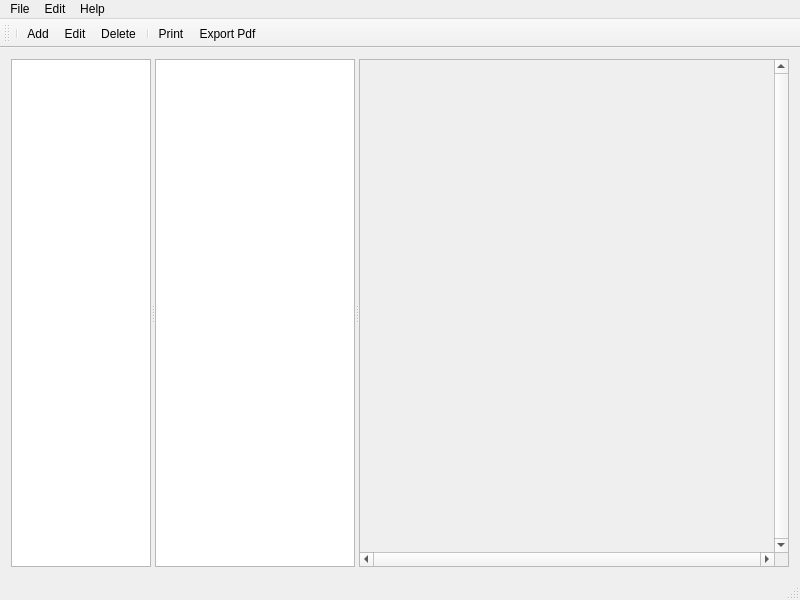
<?xml version="1.0" encoding="UTF-8"?>
<ui version="4.0">
    <class>MainWindow</class>
    <widget class="QMainWindow" name="MainWindow">
        <property name="windowModality">
            <enum>Qt::NonModal</enum>
        </property>
        <property name="geometry">
            <rect>
                <x>0</x>
                <y>0</y>
                <width>800</width>
                <height>600</height>
            </rect>
        </property>
        <property name="sizePolicy">
            <sizepolicy hsizetype="Preferred" vsizetype="Preferred">
                <horstretch>0</horstretch>
                <verstretch>0</verstretch>
            </sizepolicy>
        </property>
        <property name="minimumSize">
            <size>
                <width>500</width>
                <height>250</height>
            </size>
        </property>
        <property name="baseSize">
            <size>
                <width>500</width>
                <height>250</height>
            </size>
        </property>
        <property name="windowTitle">
            <string>JMBDE Version 0.2.0 (c) Jürgen Mülbert</string>
        </property>
        <widget class="QWidget" name="centralWidget">
            <property name="sizePolicy">
                <sizepolicy hsizetype="Preferred" vsizetype="Preferred">
                    <horstretch>2</horstretch>
                    <verstretch>0</verstretch>
                </sizepolicy>
            </property>
            <property name="minimumSize">
                <size>
                    <width>300</width>
                    <height>0</height>
                </size>
            </property>
            <layout class="QVBoxLayout" name="verticalLayout">
                <item>
                    <widget class="QSplitter" name="splitter">
                        <property name="orientation">
                            <enum>Qt::Horizontal</enum>
                        </property>
                        <widget class="QTreeView" name="treeView">
                            <property name="sizePolicy">
                                <sizepolicy hsizetype="Minimum" vsizetype="Minimum">
                                    <horstretch>0</horstretch>
                                    <verstretch>0</verstretch>
                                </sizepolicy>
                            </property>
                            <property name="minimumSize">
                                <size>
                                    <width>140</width>
                                    <height>200</height>
                                </size>
                            </property>
                            <property name="maximumSize">
                                <size>
                                    <width>140</width>
                                    <height>16777215</height>
                                </size>
                            </property>
                            <property name="baseSize">
                                <size>
                                    <width>150</width>
                                    <height>0</height>
                                </size>
                            </property>
                            <property name="editTriggers">
                                <set>QAbstractItemView::NoEditTriggers</set>
                            </property>
                            <property name="showDropIndicator" stdset="0">
                                <bool>false</bool>
                            </property>
                            <property name="selectionBehavior">
                                <enum>QAbstractItemView::SelectItems</enum>
                            </property>
                            <attribute name="headerVisible">
                                <bool>false</bool>
                            </attribute>
                        </widget>
                        <widget class="QListView" name="listView">
                            <property name="sizePolicy">
                                <sizepolicy hsizetype="Minimum" vsizetype="Expanding">
                                    <horstretch>0</horstretch>
                                    <verstretch>0</verstretch>
                                </sizepolicy>
                            </property>
                            <property name="minimumSize">
                                <size>
                                    <width>200</width>
                                    <height>0</height>
                                </size>
                            </property>
                            <property name="maximumSize">
                                <size>
                                    <width>200</width>
                                    <height>16777215</height>
                                </size>
                            </property>
                            <property name="editTriggers">
                                <set>QAbstractItemView::NoEditTriggers</set>
                            </property>
                            <property name="showDropIndicator" stdset="0">
                                <bool>false</bool>
                            </property>
                            <property name="defaultDropAction">
                                <enum>Qt::IgnoreAction</enum>
                            </property>
                        </widget>
                        <widget class="QScrollArea" name="scrollArea">
                            <property name="verticalScrollBarPolicy">
                                <enum>Qt::ScrollBarAlwaysOn</enum>
                            </property>
                            <property name="horizontalScrollBarPolicy">
                                <enum>Qt::ScrollBarAlwaysOn</enum>
                            </property>
                            <property name="widgetResizable">
                                <bool>true</bool>
                            </property>
                            <widget class="QWidget" name="scrollAreaWidgetContents">
                                <property name="geometry">
                                    <rect>
                                        <x>0</x>
                                        <y>0</y>
                                        <width>404</width>
                                        <height>465</height>
                                    </rect>
                                </property>
                            </widget>
                        </widget>
                    </widget>
                </item>
            </layout>
        </widget>
        <widget class="QMenuBar" name="menuBar">
            <property name="geometry">
                <rect>
                    <x>0</x>
                    <y>0</y>
                    <width>800</width>
                    <height>22</height>
                </rect>
            </property>
            <widget class="QMenu" name="menuFile">
                <property name="title">
                    <string>File</string>
                </property>
                <addaction name="actionNew"/>
                <addaction name="actionOpen"/>
                <addaction name="actionImport"/>
                <addaction name="actionExport"/>
                <addaction name="actionPrint"/>
                <addaction name="actionPrint_Preview"/>
                <addaction name="action_Export_Pdf"/>
                <addaction name="separator"/>
                <addaction name="actionQuit"/>
            </widget>
            <widget class="QMenu" name="menuEdit">
                <property name="title">
                    <string>Edit</string>
                </property>
                <addaction name="actionEditAdd"/>
                <addaction name="actionEditEdit"/>
                <addaction name="actionEditDelete"/>
                <addaction name="actionPreferences"/>
            </widget>
            <widget class="QMenu" name="menuHelp">
                <property name="title">
                    <string>Help</string>
                </property>
                <addaction name="actionAbout"/>
                <addaction name="actionHelp"/>
            </widget>
            <addaction name="menuFile"/>
            <addaction name="menuEdit"/>
            <addaction name="menuHelp"/>
        </widget>
        <widget class="QToolBar" name="mainToolBar">
            <attribute name="toolBarArea">
                <enum>TopToolBarArea</enum>
            </attribute>
            <attribute name="toolBarBreak">
                <bool>false</bool>
            </attribute>
            <addaction name="separator"/>
            <addaction name="actionEditAdd"/>
            <addaction name="actionEditEdit"/>
            <addaction name="actionEditDelete"/>
            <addaction name="separator"/>
            <addaction name="actionPrint"/>
            <addaction name="action_Export_Pdf"/>
        </widget>
        <widget class="QStatusBar" name="statusBar"/>
        <action name="actionPreferences">
            <property name="icon">
                <iconset>
                    <normaloff>:/icons/tango-icon/ApplicationPreferences.png</normaloff>:/icons/tango-icon/ApplicationPreferences.png</iconset>
            </property>
            <property name="text">
                <string>Preferences</string>
            </property>
        </action>
        <action name="actionAbout">
            <property name="text">
                <string>About</string>
            </property>
        </action>
        <action name="actionNew">
            <property name="enabled">
                <bool>true</bool>
            </property>
            <property name="icon">
                <iconset>
                    <normaloff>:/icons/tango-icon/22x22/document-new.png</normaloff>:/icons/tango-icon/22x22/document-new.png</iconset>
            </property>
            <property name="text">
                <string>New</string>
            </property>
            <property name="shortcut">
                <string>Ctrl+N</string>
            </property>
        </action>
        <action name="actionQuit">
            <property name="text">
                <string>Quit</string>
            </property>
        </action>
        <action name="actionOpen">
            <property name="enabled">
                <bool>true</bool>
            </property>
            <property name="icon">
                <iconset>
                    <normaloff>:/icons/tango-icon/22x22/document-open.png</normaloff>:/icons/tango-icon/22x22/document-open.png</iconset>
            </property>
            <property name="text">
                <string>Open...</string>
            </property>
            <property name="shortcut">
                <string>Ctrl+O</string>
            </property>
        </action>
        <action name="actionImport">
            <property name="enabled">
                <bool>false</bool>
            </property>
            <property name="text">
                <string>Import...</string>
            </property>
        </action>
        <action name="actionExport">
            <property name="enabled">
                <bool>false</bool>
            </property>
            <property name="text">
                <string>Export...</string>
            </property>
        </action>
        <action name="actionPrint">
            <property name="icon">
                <iconset>
                    <normaloff>:/icons/tango/32x32/document-print.png</normaloff>:/icons/tango/32x32/document-print.png</iconset>
            </property>
            <property name="text">
                <string>Print...</string>
            </property>
            <property name="shortcut">
                <string>Ctrl+P</string>
            </property>
        </action>
        <action name="actionPrint_Preview">
            <property name="icon">
                <iconset>
                    <normaloff>:/icons/tango-icon/32x32/document-print-preview.png</normaloff>:/icons/tango-icon/32x32/document-print-preview.png</iconset>
            </property>
            <property name="text">
                <string>Print Preview...</string>
            </property>
            <property name="iconVisibleInMenu">
                <bool>true</bool>
            </property>
        </action>
        <action name="action_Export_Pdf">
            <property name="icon">
                <iconset>
                    <normaloff>:/icons/tango/32x32/document-print-preview.png</normaloff>:/icons/tango/32x32/document-print-preview.png</iconset>
            </property>
            <property name="text">
                <string>&amp;Export Pdf</string>
            </property>
            <property name="visible">
                <bool>false</bool>
            </property>
        </action>
        <action name="actionHelp">
            <property name="icon">
                <iconset>
                    <normaloff>:/icons/tango-icon/icons/tango-icon/16x16/help-browser.png</normaloff>:/icons/tango-icon/icons/tango-icon/16x16/help-browser.png</iconset>
            </property>
            <property name="text">
                <string>Help</string>
            </property>
        </action>
        <action name="actionEditAdd">
            <property name="icon">
                <iconset>
                    <normaloff>:/icons/tango/white/FileNew.png</normaloff>:/icons/tango/white/FileNew.png</iconset>
            </property>
            <property name="text">
                <string>Add</string>
            </property>
        </action>
        <action name="actionEditEdit">
            <property name="icon">
                <iconset>
                    <normaloff>:/icons/tango/white/TaskEdit.png</normaloff>:/icons/tango/white/TaskEdit.png</iconset>
            </property>
            <property name="text">
                <string>Edit</string>
            </property>
        </action>
        <action name="actionEditDelete">
            <property name="icon">
                <iconset>
                    <normaloff>:/icons/tango/white/TaskDelete.png</normaloff>:/icons/tango/white/TaskDelete.png</iconset>
            </property>
            <property name="text">
                <string>Delete</string>
            </property>
        </action>
    </widget>
    <layoutdefault spacing="6" margin="11"/>
    <connections/>
</ui>
